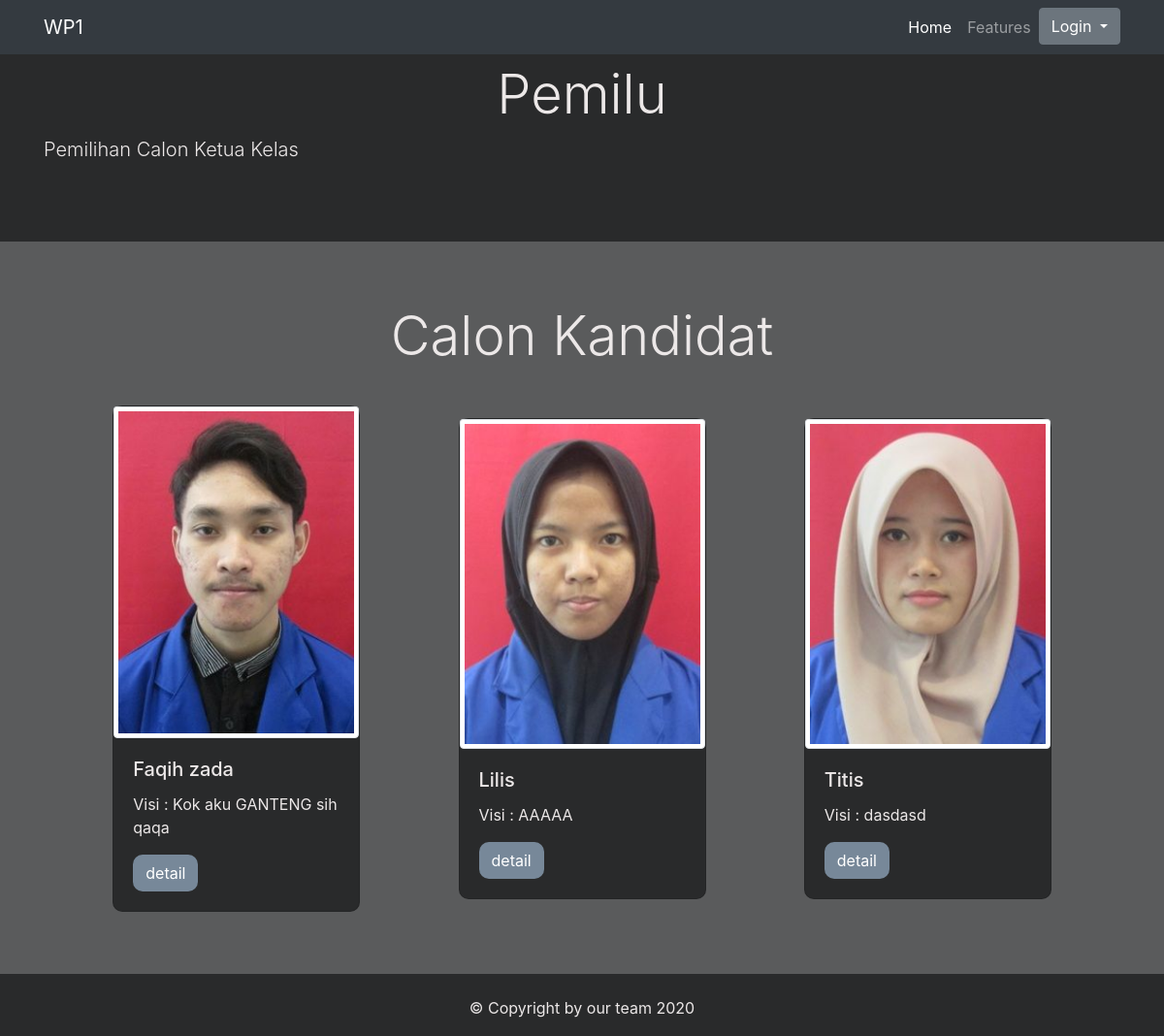
The page / on the database its author committed.
### tables this page shows
CREATE TABLE `calon` (
  `id` int(11) NOT NULL,
  `nama` varchar(50) NOT NULL,
  `NIM` varchar(150) NOT NULL,
  `Ttl` varchar(100) NOT NULL,
  `Hobi` varchar(100) NOT NULL,
  `visi` varchar(150) NOT NULL,
  `gambar` varchar(100) NOT NULL
);

### function.php (called while the page is built, shortened)
<?php
    $conn = mysqli_connect("localhost","root","","pemilu");
    function query($query){
        global $conn;
        $result = mysqli_query($conn, $query);
        $datacalons = [];
        while($datacalon = mysqli_fetch_assoc($result)){
            $datacalons[] = $datacalon;
        }
        return $datacalons;
    }

### index.php (the view, shortened to what this page needs)
<?php
require 'function.php';
$calons = query("SELECT * FROM calon");
?>
<html lang="en">
  <head>
    <link rel="stylesheet" href="https://stackpath.bootstrapcdn.com/bootstrap/4.4.1/css/bootstrap.min.css">
    <link rel="stylesheet" href="css/style.css">
  </head>
    <nav class="navbar navbar-expand-lg navbar-dark bg-dark fixed-top">
        <div class="container">
            <a class="navbar-brand" href="#">WP1</a>
            <div class="collapse navbar-collapse" id="navbarNavAltMarkup">
              <div class="navbar-nav ml-auto">
                <a class="nav-item nav-link active" href="#about">Home</a>
                <a class="nav-item nav-link" href="#fitur">Features</a>
                <div class="dropdown">
                  <button class="btn btn-secondary dropdown-toggle" type="button" id="dropdownMenuButton" data-toggle="dropdown" aria-haspopup="true" aria-expanded="false">
                    Login
                  </button>
                </div>
             </div>
            </div>
        </div>
      </nav>
    <div class="jumbotron jumbotron-fluid about" id="about">
        <div class="container">
          <h1 class="display-4 text-center">Pemilu</h1>
          <p class="lead">Pemilihan Calon Ketua Kelas
          </p>
        </div>
    </div>
    <div class="jumbotron jumbotron-fluid fitur" id="fitur">
        <div class="container">
            <h1 class="display-4 text-center">Calon Kandidat</h1>
            <div class="row kartu">
            <?php foreach($calons as $calon) : ?>
                <div class="col-md-3">
                  <div class="card">
                     <img src="images/<?= $calon["gambar"]; ?>" class="card-img-top img-thumbnail" alt="...">
                        <div class="card-body">
                           <h5 class="card-title"><?= $calon["nama"] ?></h5>
                           <p class="card-text">Visi : <?= $calon["visi"] ?></p>
                        <a href="#" class="btn tombol">detail</a>
                    </div>
                  </div>
               </div>
               <?php endforeach?>
            </div>
        </div>
    </div>
        <footer>
            <div class="container">
                <center>&copy; Copyright by our team 2020</center>
            </div>
        </footer>
  </body>
</html>

### css/style.css (style rules this page uses)
.tombol { background-color: lightslategray; color: white; border-radius: 10px; margin: 0 auto; }
.about { height: auto; background-color: rgb(41, 42, 43); color: rgb(236, 232, 232); justify-content: center; align-items: center; }
.fitur { box-sizing: border-box; background-color: rgb(90, 91, 92); color: rgb(236, 232, 232); height: auto; margin-top: -32px; justify-content: center; align-items: center; }
.kartu { justify-content: space-evenly; align-items: center; }
.card { margin-top: 30px; border-radius: 10px; background-color: rgb(41, 42, 43); color: rgb(236, 232, 232); }
footer { height: 64px; margin-top: -32px; padding-top: 23px; background-color: rgb(41, 42, 43); color: rgb(236, 232, 232); }

### rows shown on the page
calon: gambar (picture), nama "Faqih zada", visi "Kok aku GANTENG sih qaqa"
calon: gambar (picture), nama "Lilis", visi "AAAAA"
calon: gambar (picture), nama "Titis", visi "dasdasd"
